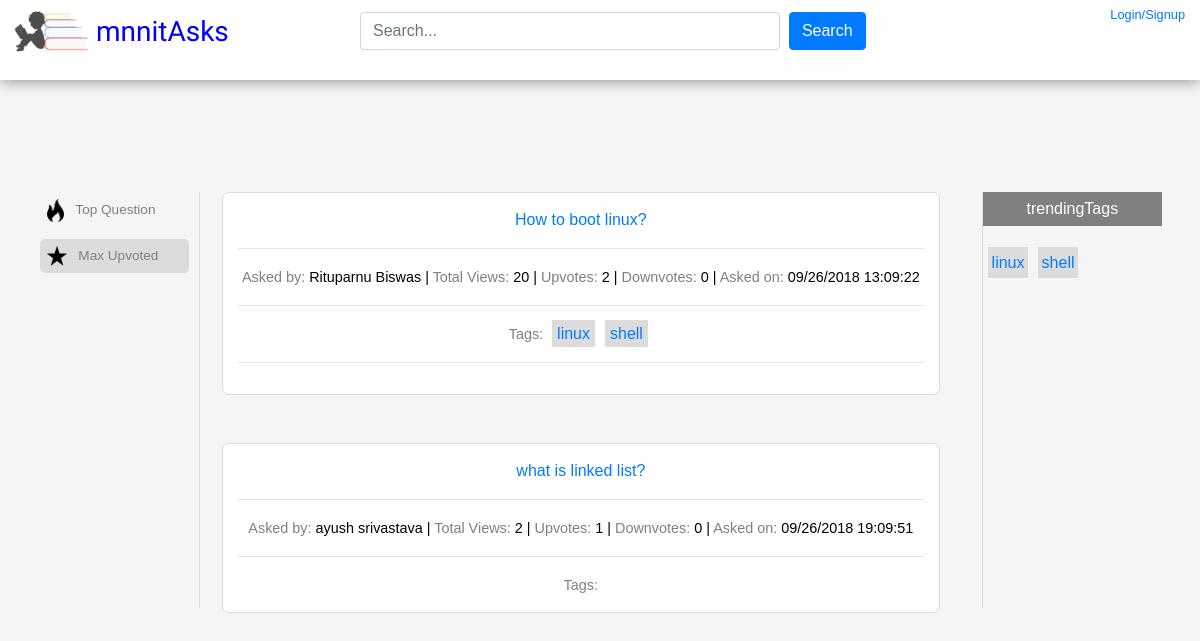
/maxupvoted.php, run on the app's committed database.
### tables this page shows
CREATE TABLE IF NOT EXISTS `tags` (
  `tagid` bigint(20) NOT NULL,
  `tag` text NOT NULL
);

CREATE TABLE IF NOT EXISTS `questions` (
  `qid` int(11) NOT NULL,
  `uid` int(11) NOT NULL,
  `question` text NOT NULL,
  `quesdesc` text NOT NULL,
  `views` bigint(20) NOT NULL DEFAULT '0',
  `upvotes` bigint(20) NOT NULL DEFAULT '0',
  `downvotes` bigint(20) NOT NULL DEFAULT '0',
  `ques_timestamp` text NOT NULL,
  `ques_ip` varchar(13) NOT NULL
);

CREATE TABLE IF NOT EXISTS `users` (
  `uid` int(11) NOT NULL,
  `name` varchar(255) NOT NULL,
  `username` varchar(255) NOT NULL,
  `email` varchar(255) NOT NULL,
  `password` text NOT NULL,
  `year` int(11) NOT NULL,
  `branch` varchar(255) NOT NULL,
  `contact` int(11) NOT NULL,
  `hostel` varchar(255) NOT NULL,
  `last_ipaddress` varchar(13) NOT NULL,
  `last_login` text NOT NULL,
  `date_of_creation` date NOT NULL
);

### maxupvoted.php (the view, shortened to what this page needs)
<?php
require_once('conn.php');
?>
<!Doctype HTML>
<html>
<head>
<link rel="stylesheet" href="https://maxcdn.bootstrapcdn.com/bootstrap/4.0.0/css/bootstrap.min.css">
<link rel="stylesheet" href="index.css" />
</head>
<body>
<div id="container">
<div id="header">
<div class="form-group" id="searchBox" style="position: absolute;width: 50%;left: 30%;top: 15%;">
    <input type="text" class="form-control" id="searchField"  placeholder="Search..." name="searchField" style="width: 70%;float: left;" />&nbsp;
    <button class="btn btn-primary" id="search">Search</button>
</div>
<img src="title.png" width="100" id="titleImage"/> <h3 id="title">mnnitAsks</h3>
<div id="logout">
<?php
if(isset($_SESSION['email']))
{
    echo $_SESSION['email'].'<br><a href="logout.php">Logout</a> | <a href="#">Contact Us</a>';
}
else
{
    echo '<a href="#" id="loginClick" style="margin-right: 10px;margin-top: 10px;">Login/Signup</a>';
}
?>
</div>
</div>
<div id="midBody">
<div id="menuHolder">
<ul>
<li id="top"><img src="top.png" alt="Top" width="17" /> &nbsp;&nbsp;Top Question
<li id="maxup" class="selectedMenu"><img src="feature.png" alt="Featured" width="20" /> &nbsp;&nbsp;Max Upvoted
</div>
<div id="tagsContainer">
<p style="position: relative;padding: 5px;background: grey;width: 100%;color: white;text-align: center;">trendingTags</p>
<?php
$trendingtag = "SELECT * FROM tags";
$trendingtag2 = mysqli_query($con,$trendingtag) or die(mysqli_error($con));
$n = mysqli_num_rows($trendingtag2) or die(mysqli_error($con));
for($k=0;$k<$n;$k++)
{
    $trendingtag3 = mysqli_fetch_assoc($trendingtag2) or die(mysqli_error($con));
    $ttag = $trendingtag3['tag'];
    $tid = $trendingtag3['tagid'];
    $trendingtag4 = "SELECT count(*) FROM question_tags WHERE tagid='$tid'";
    $trendingtag5 = mysqli_query($con,$trendingtag4) or die(mysqli_error($con));
    $trendingtag6 = mysqli_fetch_row($trendingtag5) or die(mysqli_error($con));
    if($trendingtag6[0] > 0)
        echo '<span class="tag"><a href="tag.php?tagid='.$tid.'">'.$ttag.'</a></span>';
}
?>
</div>
<div id="questionContainer">
<?php
$questionq = "SELECT count(*) from questions ORDER BY upvotes DESC";
$questionq2 = mysqli_query($con,$questionq) or die(mysqli_error($con));
$questionq3 = mysqli_fetch_row($questionq2) or die(mysqli_error($con));
$questionq = "SELECT * from questions ORDER BY upvotes DESC";
$questionq2 = mysqli_query($con,$questionq) or die(mysqli_error($con));
for($d=0;$d<$questionq3[0];$d++)
{
    $questionq4 = mysqli_fetch_assoc($questionq2) or die(msyqli_error($con));
    $qid = $questionq4['qid'];
    $uid = $questionq4['uid'];
    $question = $questionq4['question'];
    $time = $questionq4['ques_timestamp'];
    $upvotes = $questionq4['upvotes'];
    $downvotes = $questionq4['downvotes'];
    $views = $questionq4['views'];
    $secondone = "select name from users where uid='$uid'";
    $secondone2 = mysqli_query($con,$secondone) or die(mysqli_error($con));
    $secondone3 = mysqli_fetch_assoc($secondone2) or die(mysqli_error($con));
    $nameof = $secondone3['name'];
    echo '<div class="q"><a href="question_browse.php?qid='.$qid.'">'.$question.'</a><hr>
    <span style="color: grey;font-size: 90%;">Asked by: </span><span style="font-size: 90%;">'.$nameof.' | </span>
    <span style="color: grey;font-size: 90%;">Total Views: </span><span style="font-size: 90%;">'.$views.' | </span>
    <span style="color: grey;font-size: 90%;">Upvotes: </span><span style="font-size: 90%;">'.$upvotes.' | </span>
    <span style="color: grey;font-size: 90%;">Downvotes: </span><span style="font-size: 90%;">'.$downvotes.' | </span>
    <span style="color: grey;font-size: 90%;">Asked on: </span><span style="font-size: 90%;">'.date('m/d/Y H:m:s',(int)$time).'</span><hr>
    <span style="color: grey;font-size: 90%;">Tags: </span>';
    $tagsQuery = "SELECT count(*) from question_tags WHERE qid='$qid'";
    $tagsQuery2 = mysqli_query($con,$tagsQuery) or die(mysqli_error($con));
    $tagsQuery3 = mysqli_fetch_row($tagsQuery2) or die(mysqli_error($con));
    if($tagsQuery3[0] == 0)
    {
        echo '<span style="font-size: 90%;">No tags.</span><hr>';
    }
    else
    {
        $tagsQuery4 = "SELECT * from question_tags WHERE qid='$qid'";
        $tagsQuery5 = mysqli_query($con,$tagsQuery4) or die(mysqli_error($con));
        for($z=0;$z<$tagsQuery3[0];$z++)
        {
            $tagsQuery6 = mysqli_fetch_assoc($tagsQuery5) or die(mysqli_error($con));
            $tagid = $tagsQuery6['tagid'];
            $tagsQuery7 = "SELECT tag FROM tags WHERE tagid='$tagid'";
            $tagsQuery8 = mysqli_query($con,$tagsQuery7) or die(mysqli_error($con));
            $tagsQuery9 = mysqli_fetch_assoc($tagsQuery8) or die(mysqli_error($con));
            $tag = $tagsQuery9['tag'];
            echo '<span class="tag" style="float:none;padding: 5px;"><a href="tag.php?tagid='.$tagid.'&tag='.$tag.'">'.$tag.'</a></span>';
        }
        echo '<hr>';
    }
    echo '</div><br><br>';
}
?>

### index.css (style rules this page uses)
* { font-family: sans-serif,arial; }
body { background: #FFFFFF; }
#logout { float: right; font-size: 80%; text-align: center; margin-top: 5px; margin-right: 5px; }
#header { position: fixed; top: 0; left: 0; width: 100%; height: 10vh; background: white; z-index: 15000; font-size: 100%; box-shadow: 0px 0px 15px 0px grey; }
#titleImage { position: absolute; top: -20px; left: 1px; }
#title { position: absolute; top: 15px; left: 8%; font-family: 'Gloria Hallelujah', Times, serif; color: blue; }
#midBody { position: absolute; top: 20%; left: 0; width: 99.8%; height: 80vh; color: #000000; z-index: 10000; }
#menuHolder { position: absolute; top: 5%; left: 0; width: 200px; height: 65%; text-align: center; border-right: 1px solid #DCDCDC; color: grey; text-align: left; font-size: 85%; }
#menuHolder>ul { list-style: none; }
#menuHolder>ul>li { cursor: pointer; margin-bottom: 10px; margin-right: 10px; padding: 7px; border-radius: 5px; }
.selectedMenu { background: #DCDCDC; }
#questionContainer { position: absolute; top: 5%; left: 18.5%; width:60%; min-height: 400px; height: auto; }
.q { position: relative; top: 10%; left: 0px; text-align: center; min-height: 150px; height: auto; max-width: 100%; word-break: break-all; background: #FFFFFF; padding: 15px; border-radius: 7px; border: 1px solid #DCDCDC; }
.tag { float: left; background: #DCDCDC; padding: 2%; margin: 5px; color: grey; }
#tagsContainer { position: absolute; top: 5%; left: 82%; width: 15%; min-height: 65%; border-left: 1px solid #DCDCDC; text-align: center; }

### maxupvoted.php (style rules this page uses)
body { background: whitesmoke; }

### data on the page
tags: tag "linux"
tags: tag "shell"
questions: question "How to boot linux?", users.name "Rituparnu Biswas", views "20", upvotes "2", downvotes "0", ques_timestamp "09/26/2018 13:09:22"
questions: question "what is linked list?", users.name "ayush srivastava", views "2", upvotes "1", downvotes "0", ques_timestamp "09/26/2018 19:09:51"
